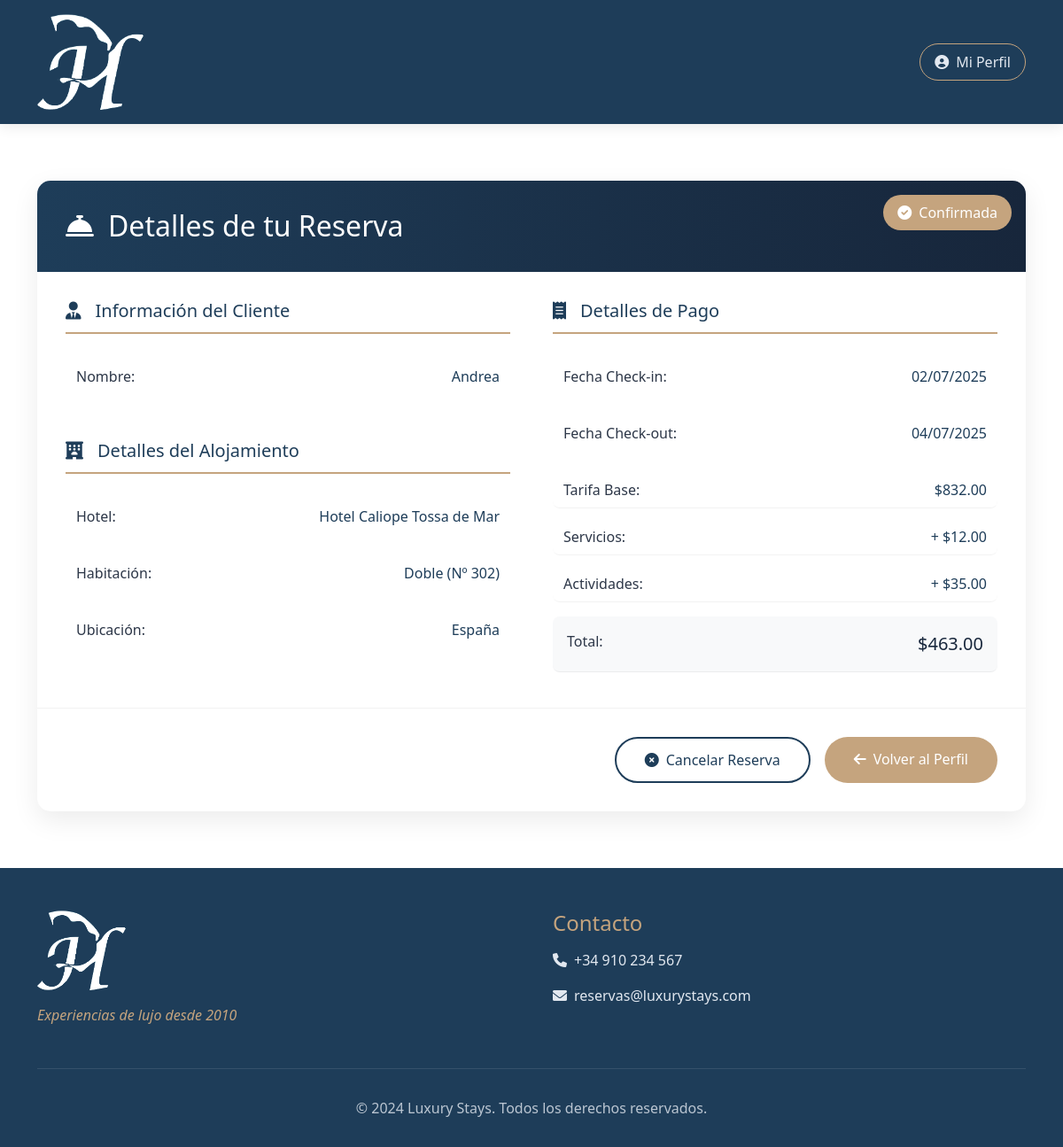
The app's page /vista/info_reserva.php?id=302 (signed in) with its own data.
### tables this page shows
CREATE TABLE `Reservas` (
  `Id_Reserva` int NOT NULL AUTO_INCREMENT,
  `Id_Cliente` int DEFAULT NULL,
  `Id_Habitacion` int DEFAULT NULL,
  `Id_Hotel` int DEFAULT NULL,
  `Id_Servicio` int DEFAULT NULL,
  `Id_Tarifa` int DEFAULT NULL,
  `Precio_Habitacion` decimal(10,0) DEFAULT NULL,
  `Precio_Actividad` decimal(10,0) DEFAULT NULL,
  `Precio_Tarifa` decimal(10,0) DEFAULT NULL,
  `Precio_Servicio` decimal(10,0) DEFAULT NULL,
  `Precio_Total` decimal(10,0) DEFAULT NULL,
  `Checkin` date NOT NULL,
  `Checkout` date NOT NULL,
  `Numero_Personas` int NOT NULL DEFAULT '1',
  `Id_Pais` varchar(45) DEFAULT NULL,
  `Estado` enum('Por pagar','Pagado','Cancelado') DEFAULT NULL,
  `FechaCancelacion` datetime DEFAULT NULL,
  `EstadoLlegada` enum('Llego','No llego') DEFAULT 'No llego',
  PRIMARY KEY (`Id_Reserva`),
  KEY `reservacliente_idx` (`Id_Cliente`),
  KEY `reservahabitacion_idx` (`Id_Habitacion`),
  KEY `reservahotel_idx` (`Id_Hotel`),
  KEY `reservaclient_idx` (`Id_Cliente`),
  KEY `reservahabita_idx` (`Id_Habitacion`),
  KEY `hotel_idx` (`Id_Hotel`),
  KEY `reservatarifa_idx` (`Id_Tarifa`),
  KEY `hotelreserv_idx` (`Id_Hotel`),
  KEY `client_idx` (`Id_Cliente`),
  KEY `habita_idx` (`Id_Habitacion`),
  KEY `tarifas_idx` (`Id_Tarifa`),
  KEY `precioHab_idx` (`Precio_Habitacion`),
  KEY `servicios_idx` (`Id_Servicio`),
  KEY `precioServ_idx` (`Precio_Servicio`),
  CONSTRAINT `client` FOREIGN KEY (`Id_Cliente`) REFERENCES `Clients` (`Id_Client`) ON DELETE CASCADE,
  CONSTRAINT `fk_habitacion` FOREIGN KEY (`Id_Habitacion`) REFERENCES `Habitaciones` (`Id_Habitaciones`) ON DELETE CASCADE,
  CONSTRAINT `fk_reservas_habitaciones` FOREIGN KEY (`Id_Habitacion`) REFERENCES `Habitaciones` (`Id_Habitaciones`) ON DELETE CASCADE,
  CONSTRAINT `habita` FOREIGN KEY (`Id_Habitacion`) REFERENCES `Habitaciones` (`Id_Habitaciones`) ON DELETE CASCADE,
  CONSTRAINT `hotelreserv` FOREIGN KEY (`Id_Hotel`) REFERENCES `Hotel` (`Id_Hotel`) ON DELETE CASCADE,
  CONSTRAINT `servicios` FOREIGN KEY (`Id_Servicio`) REFERENCES `Servicio` (`Id_Servicio`) ON DELETE CASCADE,
  CONSTRAINT `tarifas` FOREIGN KEY (`Id_Tarifa`) REFERENCES `Tarifa` (`Id_Tarifa`) ON DELETE CASCADE
);

CREATE TABLE `Clients` (
  `Id_Client` int NOT NULL AUTO_INCREMENT,
  `Nom` char(15) DEFAULT NULL,
  `Cognom` varchar(45) DEFAULT NULL,
  `DNI` char(9) DEFAULT NULL,
  `CorreuElectronic` varchar(255) DEFAULT NULL,
  `Telefon` int DEFAULT NULL,
  `Usuari` char(20) DEFAULT NULL,
  `Password` char(255) DEFAULT NULL,
  `Id_Pais` int DEFAULT NULL,
  `Ciudad` varchar(45) DEFAULT NULL,
  `CodigoPostal` int DEFAULT NULL,
  `Id_Pago` int DEFAULT NULL,
  PRIMARY KEY (`Id_Client`),
  UNIQUE KEY `Usuari_UNIQUE` (`Usuari`),
  UNIQUE KEY `DNI_UNIQUE` (`DNI`),
  KEY `paisclient_idx` (`Id_Pais`),
  KEY `pagoClient_idx` (`Id_Pago`),
  CONSTRAINT `pagoClient` FOREIGN KEY (`Id_Pago`) REFERENCES `Pago` (`Id_Pago`),
  CONSTRAINT `paisclient` FOREIGN KEY (`Id_Pais`) REFERENCES `Pais` (`Id_Pais`)
);

CREATE TABLE `Hotel` (
  `Id_Hotel` int NOT NULL AUTO_INCREMENT,
  `Nombre` char(45) DEFAULT NULL,
  `CorreoElectronico` varchar(255) DEFAULT NULL,
  `Telefono` varchar(20) DEFAULT NULL,
  `Direccion` varchar(255) DEFAULT NULL,
  `CodigoPostal` int DEFAULT NULL,
  `Id_Pais` int DEFAULT NULL,
  `Ciudad` varchar(45) DEFAULT NULL,
  `Estrellas` int DEFAULT NULL,
  `Descripcion` varchar(500) DEFAULT NULL,
  `Imagen` varchar(255) DEFAULT NULL,
  PRIMARY KEY (`Id_Hotel`),
  KEY `paishotel_idx` (`Id_Pais`),
  CONSTRAINT `paishotel` FOREIGN KEY (`Id_Pais`) REFERENCES `Pais` (`Id_Pais`)
);

CREATE TABLE `Habitaciones` (
  `Id_Habitaciones` int NOT NULL AUTO_INCREMENT,
  `Numero_Habitacion` int DEFAULT NULL,
  `Tipo` varchar(45) DEFAULT NULL,
  `Capacidad` int DEFAULT NULL,
  `Precio` decimal(10,0) NOT NULL DEFAULT '100',
  `Id_Hotel` int DEFAULT NULL,
  `Id_Pais` int DEFAULT NULL,
  `Descripcion` text,
  `Servicios_Adicionales` text,
  PRIMARY KEY (`Id_Habitaciones`),
  KEY `hotelhabitacion_idx` (`Id_Hotel`),
  KEY `Paishabitacion_idx` (`Id_Pais`),
  KEY `idx_precio` (`Precio`),
  CONSTRAINT `hotelhabitacion` FOREIGN KEY (`Id_Hotel`) REFERENCES `Hotel` (`Id_Hotel`) ON DELETE CASCADE,
  CONSTRAINT `Paishabitacion` FOREIGN KEY (`Id_Pais`) REFERENCES `Pais` (`Id_Pais`)
);

CREATE TABLE `Pais` (
  `Id_Pais` int NOT NULL AUTO_INCREMENT,
  `Pais` varchar(255) DEFAULT NULL,
  `Id_Continente` int NOT NULL,
  PRIMARY KEY (`Id_Pais`),
  KEY `fk_Pais_1_idx` (`Id_Continente`),
  CONSTRAINT `fk_Pais_1` FOREIGN KEY (`Id_Continente`) REFERENCES `Continentes` (`Id_Continente`)
);

### controller/reserva/reservaController.php (called while the page is built, shortened)
<?php
require_once __DIR__ . '/../../modelo/reservas/ReservaModel.php';
class ReservaController {
    private $reservaModel;
    public function __construct() {
        $database = new Database();
        $db = $database->getConnection();
        $this->reservaModel = new ReservaModel($db);
    }
    public function obtenerDetalles($id_reserva) {
        return $this->reservaModel->obtenerDetalleReserva($id_reserva);
    }
    public function calcularPrecioTotal($precioHabitacion, $checkin, $checkout, $numPersonas) {
        $checkinDate = new DateTime($checkin);
        $checkoutDate = new DateTime($checkout);
        $noches = $checkinDate->diff($checkoutDate)->days;
        return $precioHabitacion * $noches * $numPersonas;
    }
}
?>

### modelo/reservas/ReservaModel.php (called while the page is built, shortened)
<?php
class ReservaModel {
    private $conn;
    public function __construct($db) {
        $this->conn = $db;
    }
    public function obtenerDetalleReserva($id_reserva) {
        $sql = "SELECT
                    r.Id_Reserva,
                    c.Nom AS Nombre_Cliente,
                    h.Nombre AS Nombre_Hotel,
                    ha.Tipo AS Tipo_Habitacion,
                    ha.Numero_Habitacion AS Numero_Habitacion,
                    p.Pais AS Nombre_Pais,
                    r.Precio_Habitacion,
                    r.Checkin,
                    r.Checkout,
                    r.Numero_Personas,
                    r.Precio_Actividad,
                    r.Precio_Servicio,
                    r.Precio_Total
                FROM Reservas r
                LEFT JOIN Clients c ON r.Id_Cliente = c.Id_Client
                LEFT JOIN Hotel h ON r.Id_Hotel = h.Id_Hotel
                LEFT JOIN Habitaciones ha ON r.Id_Habitacion = ha.Id_Habitaciones
                LEFT JOIN Pais p ON r.Id_Pais = p.Id_Pais
                WHERE r.Id_Reserva = ?";
        $stmt = $this->conn->prepare($sql);
        $stmt->bind_param("i", $id_reserva);
        $stmt->execute();
        $result = $stmt->get_result();
        return $result->fetch_assoc();
    }
}
?>

### vista/info_reserva.php (the view, shortened to what this page needs)
<?php
require_once __DIR__ . '/../controller/reserva/reservaController.php';
$database = new Database();
$db = $database->getConnection();
$reservaController = new ReservaController($db);
$id_reserva = intval($_GET['id']);
$reserva = $reservaController->obtenerDetalles($id_reserva);
$precio_calculado = $reservaController->calcularPrecioTotal(
    $reserva['Precio_Habitacion'],
    $reserva['Checkin'],
    $reserva['Checkout'],
    $reserva['Numero_Personas']
);
$checkinDate = new DateTime($reserva['Checkin']);
$checkoutDate = new DateTime($reserva['Checkout']);
?>
<!DOCTYPE html>
<html lang="es">
<head>
    <link rel="stylesheet" href="https://cdnjs.cloudflare.com/ajax/libs/font-awesome/6.0.0/css/all.min.css">
    <link href="https://cdn.jsdelivr.net/npm/bootstrap@5.3.0/dist/css/bootstrap.min.css" rel="stylesheet">
    <link rel="stylesheet" href="../static/css/info_reserva.css">
</head>
<body>
    <header class="reserva-header">
        <nav class="container">
            <div class="d-flex justify-content-between align-items-center py-3">
                <a href="/" class="brand-logo">
                    <img src="../static/img/logo_blanco.png" alt="Luxury Stays" width="120">
                </a>
                <div class="header-actions">
                    <a href="Clientes/perfil.php" class="btn btn-icon">
                        <i class="fas fa-user-circle me-2"></i>Mi Perfil
                    </a>
                </div>
            </div>
        </nav>
    </header>
    <main class="reserva-main">
        <div class="container">
            <div class="reserva-card">
                <div class="reserva-header-card">
                    <h1><i class="fas fa-concierge-bell me-3"></i>Detalles de tu Reserva</h1>
                    <div class="reserva-status">
                        <span class="status-badge confirmed"><i class="fas fa-check-circle me-2"></i>Confirmada</span>
                    </div>
                </div>
                <div class="reserva-grid">
                    <div class="reserva-section">
                        <h2 class="section-title"><i class="fas fa-user-tie me-3"></i>Información del Cliente</h2>
                        <div class="detail-item">
                            <span class="detail-label">Nombre:</span>
                            <span class="detail-value"><?= htmlspecialchars($reserva['Nombre_Cliente']) ?></span>
                        </div>
                        <h2 class="section-title mt-5"><i class="fas fa-hotel me-3"></i>Detalles del Alojamiento</h2>
                        <div class="detail-item">
                            <span class="detail-label">Hotel:</span>
                            <span class="detail-value"><?= htmlspecialchars($reserva['Nombre_Hotel']) ?></span>
                        </div>
                        <div class="detail-item">
                            <span class="detail-label">Habitación:</span>
                            <span class="detail-value"><?= htmlspecialchars($reserva['Tipo_Habitacion']) ?> (Nº <?= htmlspecialchars($reserva['Numero_Habitacion']) ?>)</span>
                        </div>
                        <div class="detail-item">
                            <span class="detail-label">Ubicación:</span>
                            <span class="detail-value"><?= htmlspecialchars($reserva['Nombre_Pais']) ?></span>
                        </div>
                    </div>
                    <div class="reserva-section">
                        <h2 class="section-title"><i class="fas fa-receipt me-3"></i>Detalles de Pago</h2>
                        <div class="detail-item">
                            <span class="detail-label">Fecha Check-in:</span>
                            <span class="detail-value"><?= $checkinDate->format('d/m/Y') ?></span>
                        </div>
                        <div class="detail-item">
                            <span class="detail-label">Fecha Check-out:</span>
                            <span class="detail-value"><?= $checkoutDate->format('d/m/Y') ?></span>
                        </div>
                        <div class="price-breakdown">
                            <div class="detail-item">
                                <span class="detail-label">Tarifa Base:</span>
                                <span class="detail-value">$<?= number_format($precio_calculado, 2) ?></span>
                            </div>
                            <div class="detail-item">
                                <span class="detail-label">Servicios:</span>
                                <span class="detail-value">+ $<?= number_format($reserva['Precio_Servicio'], 2) ?></span>
                            </div>
                            <div class="detail-item">
                                <span class="detail-label">Actividades:</span>
                                <span class="detail-value">+ $<?= number_format($reserva['Precio_Actividad'], 2) ?></span>
                            </div>
                            <div class="detail-item total">
                                <span class="detail-label">Total:</span>
                                <span class="detail-value">$<?= number_format($reserva['Precio_Total'], 2) ?></span>
                            </div>
                        </div>
                    </div>
                </div>
                <div class="reserva-actions">
                    <button class="btn btn-cancel" data-bs-toggle="modal" data-bs-target="#cancelModal">
                        <i class="fas fa-times-circle me-2"></i>Cancelar Reserva
                    </button>
                    <a href="Clientes/perfil.php" class="btn btn-back">
                        <i class="fas fa-arrow-left me-2"></i>Volver al Perfil
                    </a>
                </div>
            </div>
        </div>
    </main>
    <footer class="reserva-footer">
        <div class="container">
            <div class="footer-content">
                <div class="footer-brand">
                    <img src="../static/img/logo_blanco.png" alt="Luxury Stays" width="100">
                    <p class="tagline">Experiencias de lujo desde 2010</p>
                </div>
                <div class="footer-contact">
                    <h4>Contacto</h4>
                    <p><i class="fas fa-phone me-2"></i>+34 910 234 567</p>
                    <p><i class="fas fa-envelope me-2"></i>reservas@luxurystays.com</p>
                </div>
            </div>
            <div class="footer-copyright">
                <p>© 2024 Luxury Stays. Todos los derechos reservados.</p>
            </div>
        </div>
    </footer>
</body>
</html>

### static/css/info_reserva.css (style rules this page uses)
:root { --primary-blue: #1e3d59; --secondary-blue: #17263b; --accent-gold: #c5a47e; --light-bg: #f8f9fa; --text-dark: #2d3748; --text-light: #e2e8f0; --transition: all 0.3s ease; }
.reserva-header { background: var(--primary-blue); box-shadow: 0 2px 15px rgba(0,0,0,0.1); position: sticky; top: 0; z-index: 1000; }
.brand-logo img { transition: var(--transition); }
.btn-icon { color: var(--text-light); padding: 0.5rem 1rem; border: 1px solid var(--accent-gold); border-radius: 25px; }
.reserva-main { padding: 4rem 0; min-height: 70vh; }
.reserva-card { background: white; border-radius: 15px; box-shadow: 0 10px 30px rgba(0,0,0,0.08); overflow: hidden; }
.reserva-header-card { background: linear-gradient(to right, var(--primary-blue), var(--secondary-blue)); color: white; padding: 2rem; position: relative; }
.reserva-header-card h1 { font-size: 2rem; margin: 0; display: flex; align-items: center; }
.status-badge { position: absolute; top: 1rem; right: 1rem; background: var(--accent-gold); padding: 0.5rem 1rem; border-radius: 20px; font-weight: 500; }
.reserva-grid { display: grid; gap: 3rem; grid-template-columns: 1fr 1fr; padding: 2rem; }
.section-title { color: var(--primary-blue); border-bottom: 2px solid var(--accent-gold); padding-bottom: 0.75rem; margin-bottom: 1.5rem; font-size: 1.25rem; display: flex; align-items: center; }
.detail-item { display: flex; justify-content: space-between; margin-bottom: 1rem; padding: 0.75rem; border-radius: 8px; transition: var(--transition); }
.detail-label { color: var(--text-dark); font-weight: 500; min-width: 180px; }
.detail-value { color: var(--primary-blue); font-weight: 500; text-align: right; }
.price-breakdown .detail-item { border-bottom: 1px solid rgba(0,0,0,0.05); margin-bottom: 0.5rem; padding-bottom: 0.5rem; }
.detail-item.total { background: var(--light-bg); padding: 1rem; border-radius: 8px; margin-top: 1rem; }
.detail-item.total .detail-value { font-size: 1.25rem; color: var(--secondary-blue); }
.reserva-actions { padding: 2rem; border-top: 1px solid rgba(0,0,0,0.05); display: flex; gap: 1rem; justify-content: flex-end; }
.btn-cancel { background: transparent; color: var(--primary-blue); border: 2px solid var(--primary-blue); padding: 0.75rem 2rem; border-radius: 30px; transition: var(--transition); }
.btn-back { background: var(--accent-gold); color: white; padding: 0.75rem 2rem; border-radius: 30px; transition: var(--transition); }
.reserva-footer { background: var(--primary-blue); color: var(--text-light); padding: 3rem 0 1rem; margin-top: auto; }
.footer-content { display: grid; grid-template-columns: 1fr 1fr; gap: 3rem; padding-bottom: 2rem; border-bottom: 1px solid rgba(255,255,255,0.1); }
.footer-brand img { margin-bottom: 1rem; }
.tagline { color: var(--accent-gold); font-style: italic; }
.footer-contact h4 { color: var(--accent-gold); margin-bottom: 1rem; }
.footer-copyright { text-align: center; padding-top: 2rem; opacity: 0.8; }

### records on screen
reservas: Id_Cliente.Nom "Andrea", Id_Hotel.Nombre "Hotel Caliope Tossa de Mar", Id_Habitacion.Tipo "Doble", Id_Habitacion.Numero_Habitacion "302", Id_Pais.Pais "España", Checkin "02/07/2025", Checkout "04/07/2025", precio_calculado "832.00", Precio_Servicio "12.00", Precio_Actividad "35.00", Precio_Total "463.00"
